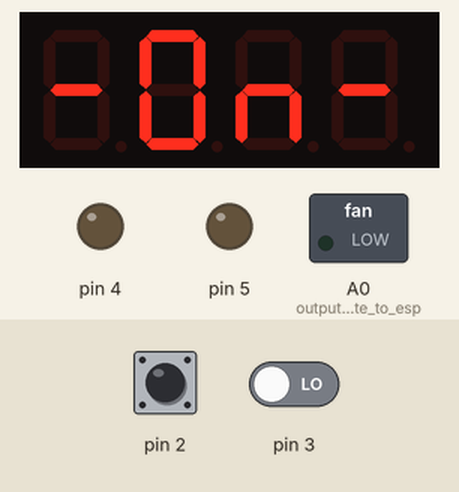
Simulated run of this sketch. Board: Arduino Nano, built with avr-gcc and run on an emulated ATmega328P. Parts: 4-digit seven-segment display, switched loads named in the sketch (green lamp = pin HIGH), output pins drawn as LEDs (lit = HIGH). Inputs (shaded band) come from the test bench; at power-on: pin 3 LOW, pin 2 HIGH.

Above: at 1.2 s.
1.3 s: pin 3 driven HIGH
At 2.3 s:
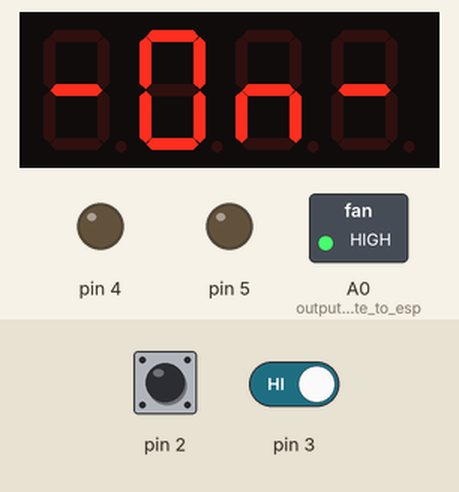
2.9 s: pin 2 pulsed LOW 5 times (0.12 s each, 0.3 s apart)
At 3.19 s:
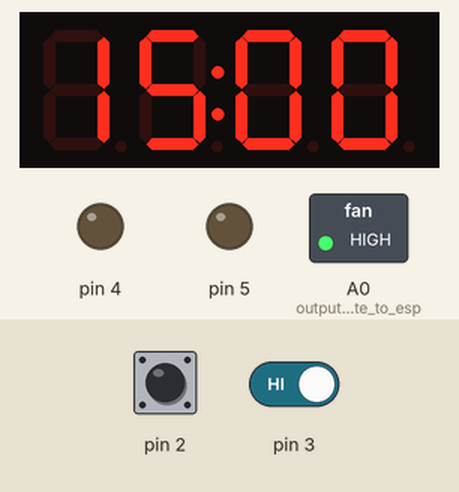
At 5.1 s:
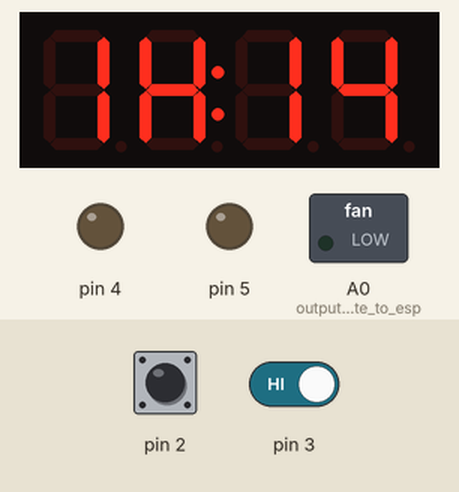
Timing chart, 0 to 6.6 s (numbered marks = the images above; inputs shaded):
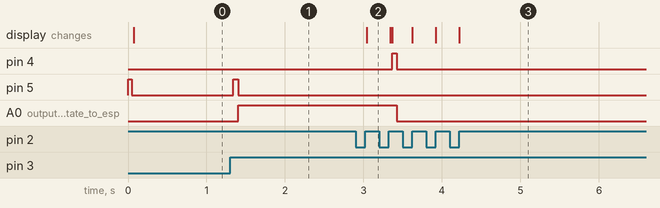

Measured:
- after the input at 1.3 s, pin 5: LOW → HIGH at once, → LOW 0.06 s later; A0 (outputs_fan_state_to_esp): LOW → HIGH after 0.10 s
- after the input at 2.9 s, pin 4: LOW → HIGH after 0.47 s, → LOW 0.06 s later; A0 (outputs_fan_state_to_esp): HIGH → LOW after 0.53 s; the display: changes after 0.14 s (image 2)

The sketch:

intakefancontroller.ino
```cpp
// intake fan controller for revspace
// arduino nano board
// libraries used are standard versions

#include <Arduino.h>
#include <Time.h>
#include <TM1637Display.h>

//timer delay stuff
unsigned long previousmillis = 0;
const long millidelay = 1000;

//fan state
bool fanon = false;

//display stuff
#define CLK 6
#define DIO 7
TM1637Display display(CLK, DIO);
uint8_t data[] = { 0, 0, 0, 0 };

const uint8_t ON[] = {          //segment code for '-On-' state
    SEG_G,
    SEG_A | SEG_B | SEG_C | SEG_D | SEG_E | SEG_F,
    SEG_C | SEG_E | SEG_G,
    SEG_G
};

const uint8_t leet[] = {        //cyber enabled, maximum pander
    SEG_D | SEG_E | SEG_F,
    SEG_A | SEG_D | SEG_E | SEG_F | SEG_G,
    SEG_A | SEG_D | SEG_E | SEG_F | SEG_G,
    SEG_D | SEG_E | SEG_F | SEG_G
};

//time stuff
int totalminutes = 0;
int seconds = 0;
int minutes = 0;
int hours = 0;
time_t t;
tmElements_t tm;

void setup(void)
{
    display.setBrightness(7);   //full brightness

    pinMode(2, INPUT);
    pinMode(3, INPUT);
    pinMode(4, OUTPUT);
    pinMode(5, OUTPUT);
    pinMode(A0, OUTPUT);        //outputs fan state to esp, HIGH when fan is ON

    digitalWrite(A0, LOW);
    digitalWrite(4, LOW);
    digitalWrite(5, HIGH);      //pulse coil to turn fan ON (in case of reset/brownout while fan was disabled);
    delay(50);
    digitalWrite(5, LOW);
    display.setSegments(ON);

    tm.Second = 0;
    tm.Minute = 0;
    tm.Hour = 0;
    tm.Day = 0;
    tm.Month = 0;
    tm.Year = CalendarYrToTm(2018);
    t = makeTime(tm);
}

void displaytime()
{
    if (hours < 1) {            //when it fits, display seconds
        data[3] = display.encodeDigit(seconds / 1 % 10);
        data[2] = display.encodeDigit(seconds / 10 % 10);
        data[1] = 0x80 | display.encodeDigit(minutes / 1 % 10); //add semicolon separator
        data[0] = display.encodeDigit(minutes / 10 % 10);
        display.setSegments(data);
    }

    if (hours > 0) {            //omit seconds
        data[3] = display.encodeDigit(minutes / 1 % 10);
        data[2] = display.encodeDigit(minutes / 10 % 10);
        data[1] = 0x80 | SEG_C | SEG_E | SEG_G | SEG_F | SEG_B; //add semicolon and 'H' for hours as separator
        data[0] = display.encodeDigit(hours / 1 % 10);
        display.setSegments(data);
    }
    if (minutes == 13 && (seconds == 37)) {
        display.setSegments(leet);
    }
}

void redpress()
{                               //add 15 minutes to time, up to the maximum delay allowed (120 minutes)
    delay(40);                  //debounce overkill
    if (digitalRead(2) == 0) {
        totalminutes = hours * 60;
        totalminutes = totalminutes + minutes;

        if (totalminutes < 104) {       // limit max off time to 120 minutes
            tm.Minute = minutes + 15;
            tm.Hour = hours;
            tm.Second = seconds;
        } else {
            tm.Minute = 0;
            tm.Hour = 2;
            tm.Second = 0;
        }
        t = makeTime(tm);
    }
    while (digitalRead(2) == 0) {
    }
}

void greenpress()
{                               //reset all time variables to zero
    delay(40);                  //debounce overkill
    if (digitalRead(3) == 0) {
        tm.Hour = 0;
        tm.Minute = 0;
        tm.Second = 0;
        t = makeTime(tm);
        seconds = 0;
        minutes = 0;
        hours = 0;
    }
    while (digitalRead(3) == 0) {
    }
}

void countdown()
{                               //subtract count from time and display time/status
    if (hours + seconds + minutes > 0) {
        --t;
        seconds = second(t);
        minutes = minute(t);
        hours = hour(t);
        displaytime();
        turnoff();              //turn off when countdown initiates
    } else {
        display.setSegments(ON);
        turnon();               //turn fan back on when countdown completes
    }
}

void turnoff()
{                               //pulse coil to switch fan to OFF, set fanon status to prevent retrigger
    if (fanon == true) {
        digitalWrite(4, HIGH);
        delay(60);
        digitalWrite(4, LOW);
        digitalWrite(A0, LOW);

        fanon = false;
    }
}

void turnon()
{                               //pulse coil to switch fan back on, set fanon status to prevent retrigger
    if (fanon == false) {
        display.setSegments(ON);
        digitalWrite(5, HIGH);
        delay(60);
        digitalWrite(5, LOW);
        digitalWrite(A0, HIGH);

        fanon = true;
    }
}


void loop()
{
    unsigned long currentmillis = millis();     //reload millis at the start of loop
    if (digitalRead(2) == 0) {  //check for key press
        redpress();             //do stuff in response to key press
        seconds = second(t);
        minutes = minute(t);
        hours = hour(t);
        displaytime();          //display new time remaining immediately (don't wait for next countdown interval)
    }

    if (digitalRead(3) == 0) {  //check for key press
        greenpress();           //do stuff in response to key press
    }

    if (currentmillis - previousmillis >= millidelay) { //when set interval has elapsed, update time and display
        previousmillis = currentmillis;
        countdown();
    }
}
```
